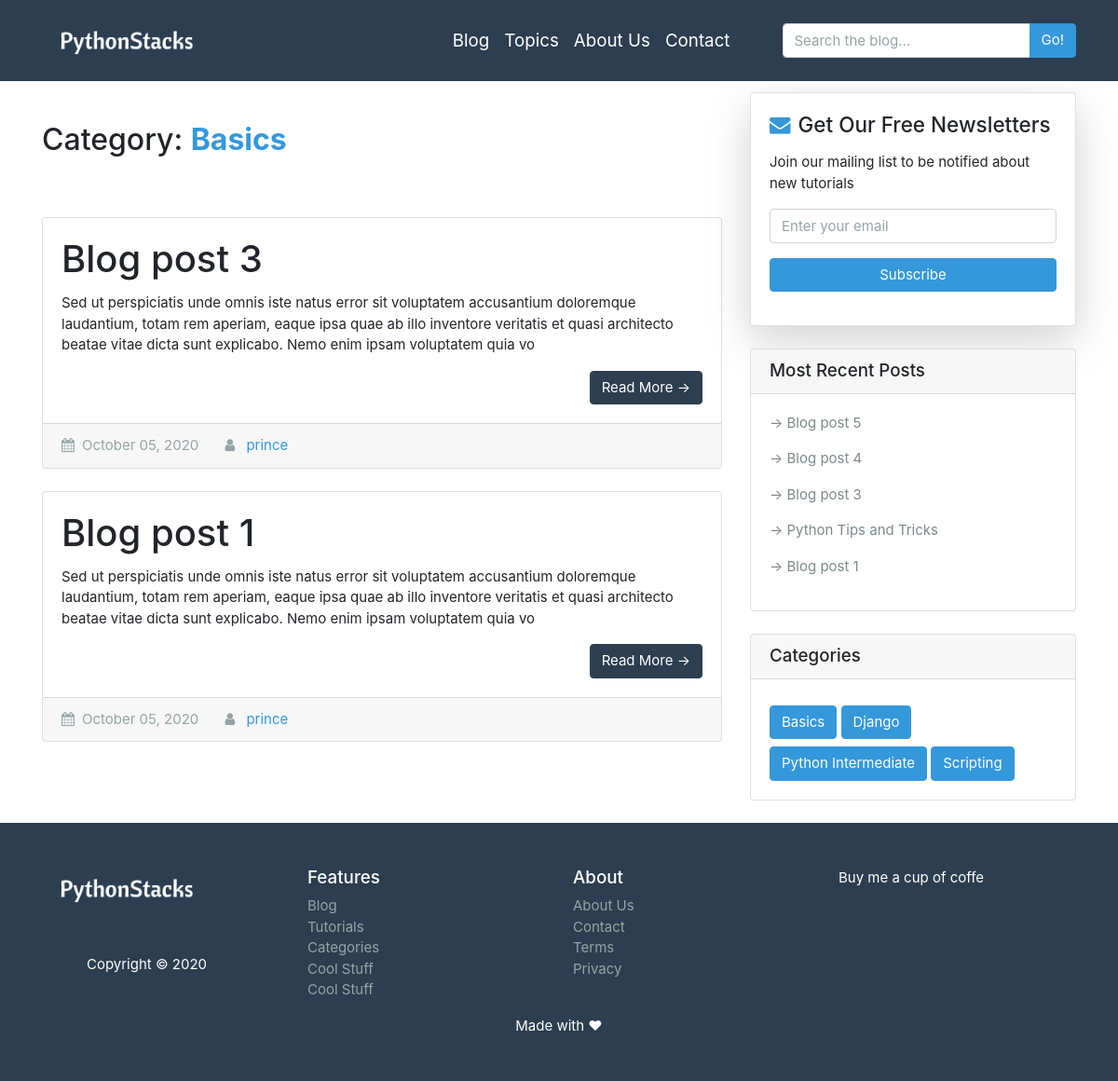
The page /category/Basics on the database as committed earlier.
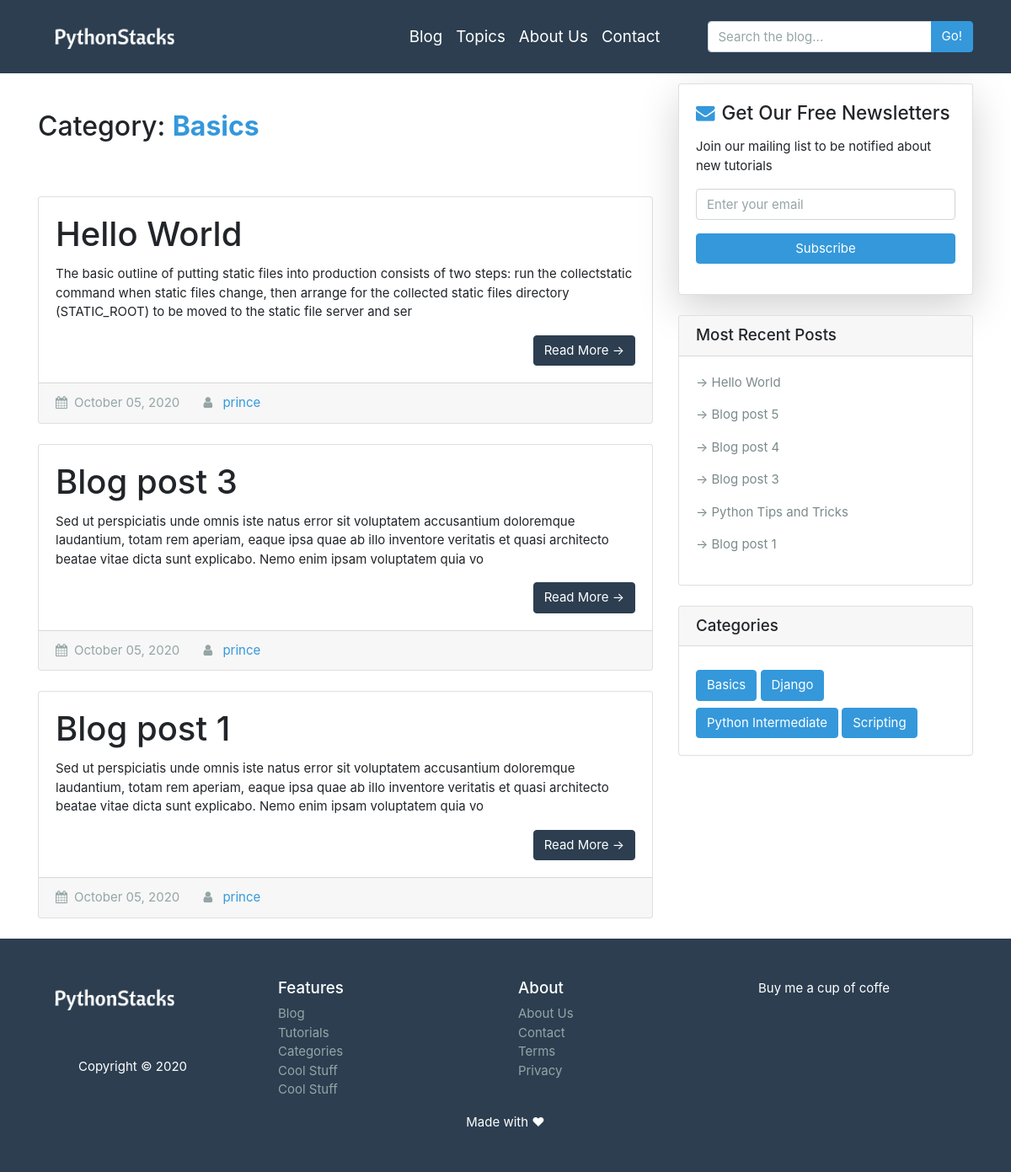
The same page on the database as committed later.
### blog/models.py (models this page shows, shortened)
class Post(models.Model):
    title = models.CharField(max_length=200)
    author = models.ForeignKey(Author, on_delete=models.CASCADE)
    image = models.ImageField(upload_to='post_images', blank=True)
    slug = models.SlugField(unique=True)
    overview = models.TextField()
    content = RichTextUploadingField()
    pub_date = models.DateTimeField(auto_now_add=True)
    categories = models.ManyToManyField(Category, related_name='posts')
    featured = models.BooleanField(default=False)
    class Meta:
        ordering = ['-pub_date']

class Author(models.Model):
    user = models.OneToOneField(User, on_delete=models.CASCADE)
    def __str__(self):
        return f"{self.user.username}"

class Category(models.Model):
    tag = models.CharField(max_length=50)
    def __str__(self):
        return f'{self.tag}'

### blog/views.py (the view)
# urls.py: path("category/<str:category_tag>", views.category, name='category'),
def category(request, category_tag):
    cat = Category.objects.get(tag=category_tag)
    posts = cat.posts.all()
    context = {
        'cat_name': category_tag,
        'posts': posts,
        'categories': categories,
        'recent_posts': recent_posts,
    }
    return render(request, 'blog/category.html', context)

### blog/templates/blog/category.html (shortened to what this page needs)
{% extends "blog/base.html" %}
{% block content %}
  <div class="container">
    <div class="row">
      <div class="col-md-8">
        <div class="my-5 py-2">
          <h3>Category: <span class="text-info font-weight-bold">{{ cat_name }}</span></h3>
        </div>
      {% for post in posts %}
        <div class="card mb-4">
          <div class="card-body">
            <h2 class="card-title">{{ post.title }}</h2>
            <p class="card-text">{{ post.overview | safe | slice:":250" }}</p>
            <a href="{% url 'blog:detail' post.slug %}" class="btn btn-primary float-right">Read More &rarr;</a>
          </div>
          <div class="card-footer text-muted">
            <i class="fa fa-calendar mr-2"></i>{{ post.pub_date | date:"F d, Y"}}
            <i class="fa fa-user ml-4 mr-2"></i> <a href="#">{{ post.author }}</a>
          </div>
        </div>
      {% endfor %}
      </div>
      {% include 'blog/sidebar.html'%}
    </div>
  </div>
{% endblock content%}

### blog/templates/blog/sidebar.html
<div class="col-md-4">
        <div class="card my-4 shadow-lg">
          <div class="card-body">
            <h4><i class="fa fa-envelope mr-2 text-info"></i>Get Our Free Newsletters</h4>
            <p class="mt-3">Join our mailing list to be notified about new tutorials </p>
            <form method="" action="{% url 'blog:search' %}">
              <div class="form-group">
                <input type="email" class="form-control" name="email" placeholder="Enter your email">
                <button class="btn btn-info btn-block mt-3" type="submit">Subscribe</button>
              </div>
            </form>
          </div>
        </div>
        <div class="card my-4">
          <h5 class="card-header">Most Recent Posts</h5>
          <div class="card-body">
            {% for recent in recent_posts %}
            <p ><a class="text-dark" href="{% url 'blog:detail' recent.slug %}">&rarr; {{ recent.title }}</a></p>
            {% endfor %}
          </div>
        </div>
        <div class="card my-4">
          <h5 class="card-header">Categories</h5>
          <div class="card-body">
            {% for cat in categories %}
              <a class="btn btn-info mt-2" href="{% url 'blog:category' cat.tag %}">{{ cat }}</a>
            {% endfor %}
          </div>
        </div>
</div>

Rows that differ between the two databases and show on the page:
added Post: title "Hello World", overview "The basic outline of putting static files into production consists of two steps: run the collectstatic command when static files change, then arrange for the collected static files directory (STATIC_ROOT) to be moved to the static file server and ser", pub_date "October 05, 2020", author "prince"
